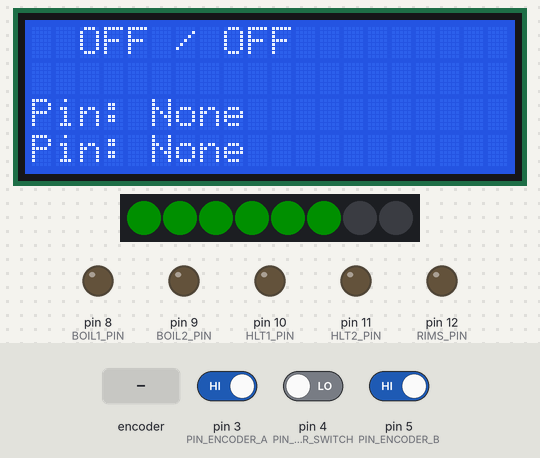
This sketch was run on a simulated Arduino Uno, built with avr-gcc and run on an emulated ATmega328P. Parts: 20×4 character LCD, 8 RGB LEDs in strip order, left to right, output pins drawn as LEDs (lit = HIGH). The inputs (shaded band) are chosen by the test bench; at power-on: pin 4 (PIN_ENCODER_SWITCH) LOW, pin 3 (PIN_ENCODER_A) HIGH, pin 5 (PIN_ENCODER_B) HIGH. Dim RGB values are drawn brighter than linear.

Above: at 1.8 s.
1.9 s: rotary encoder on pin 3 (PIN_ENCODER_A) / pin 5 (PIN_ENCODER_B) turned 3 steps (first pin leading)
At 2.51 s:
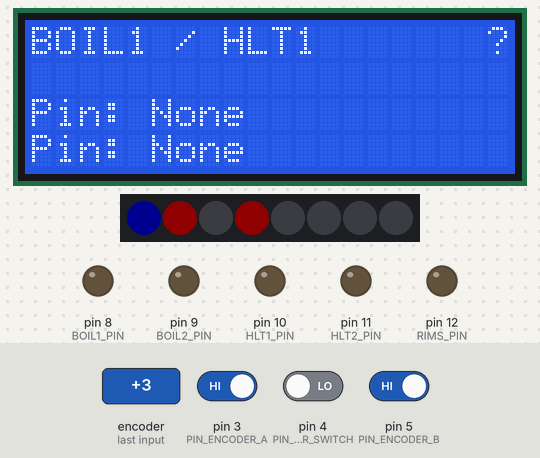
4.0 s: pin 4 (PIN_ENCODER_SWITCH) driven HIGH
At 5.2 s:
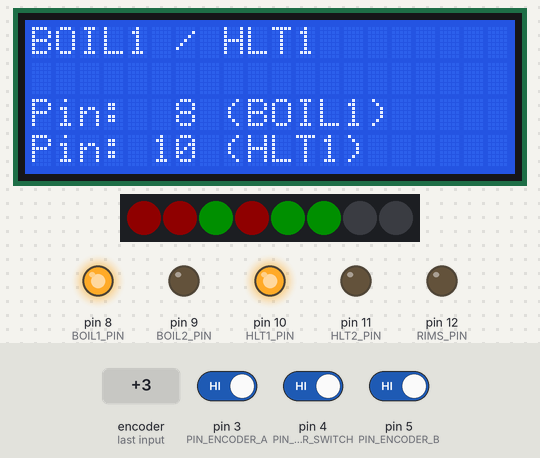
5.7 s: rotary encoder on pin 3 (PIN_ENCODER_A) / pin 5 (PIN_ENCODER_B) turned 1 step (first pin leading)
At 7.1 s:
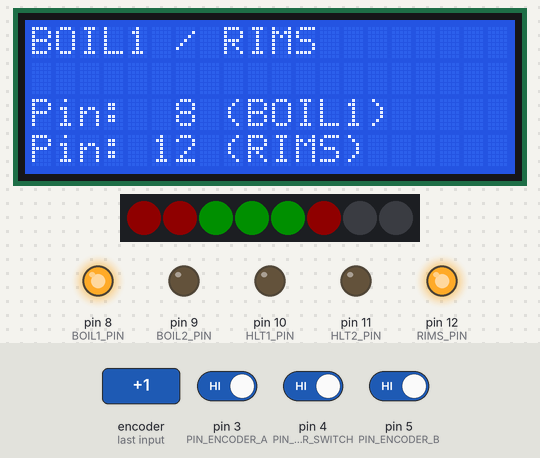
7.4 s: rotary encoder on pin 3 (PIN_ENCODER_A) / pin 5 (PIN_ENCODER_B) turned 1 step (first pin leading)
At 8.7 s:
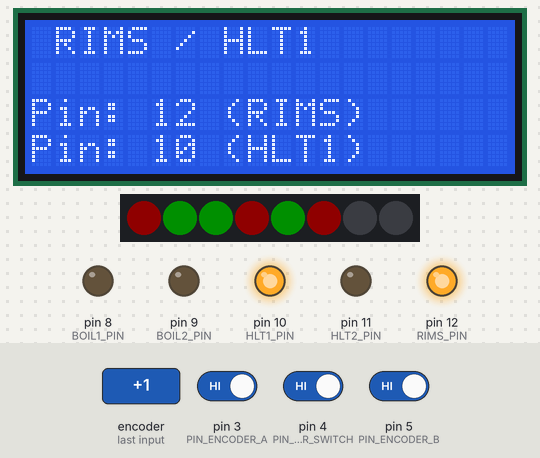
9.1 s: rotary encoder on pin 3 (PIN_ENCODER_A) / pin 5 (PIN_ENCODER_B) turned 1 step (first pin leading)
At 10.0 s:
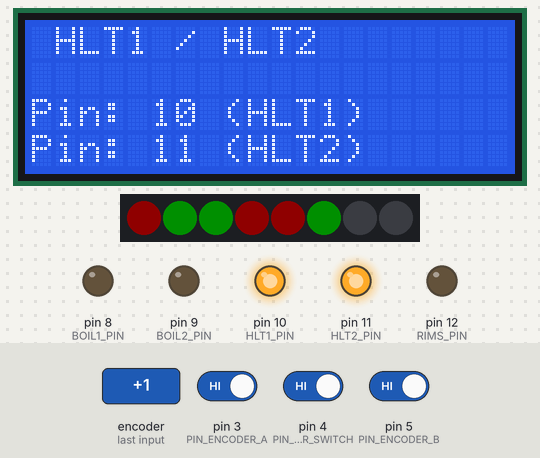
10.8 s: rotary encoder on pin 3 (PIN_ENCODER_A) / pin 5 (PIN_ENCODER_B) turned 2 steps (second pin leading)
At 12.4 s:
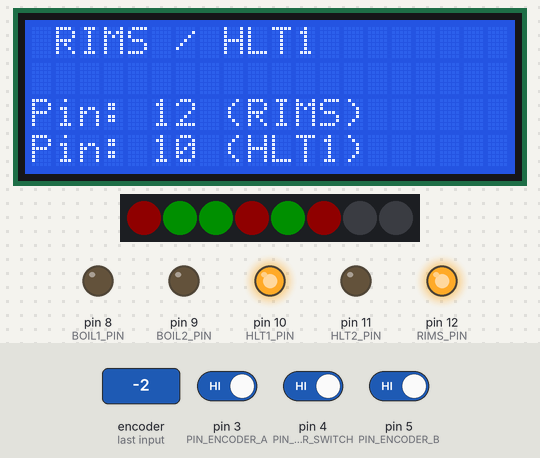
Timing chart, 0 to 13.7 s (numbered marks = the images above; inputs shaded):
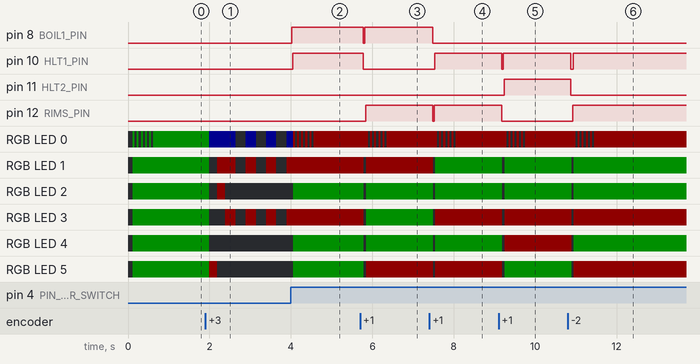

Measured:
- after the input at 1.9 s, RGB LED 0: RGB(0, 15, 0) → RGB(0, 0, 15) after 0.09 s, then repeats every 0.50 s: off 0.25 s, RGB(0, 0, 15) 0.25 s; RGB LED 1: RGB(0, 15, 0) → off after 0.09 s, → RGB(15, 0, 0) 0.20 s later, → off 0.45 s later, → RGB(15, 0, 0) 0.25 s later, … (8 changes in this stretch)
- after the input at 4.0 s, pin 8 (BOIL1_PIN), pin 10 (HLT1_PIN): LOW → HIGH at once; the display: changes after 0.05 s (image 2)
- after the input at 5.7 s, pin 8 (BOIL1_PIN): HIGH → LOW after 0.08 s, → HIGH 0.04 s later; pin 10 (HLT1_PIN): HIGH → LOW after 0.08 s
- after the input at 7.4 s, pin 8 (BOIL1_PIN): HIGH → LOW after 0.08 s; pin 10 (HLT1_PIN): LOW → HIGH after 0.13 s
- after the input at 9.1 s, pin 10 (HLT1_PIN): HIGH → LOW after 0.08 s, → HIGH 0.04 s later; pin 11 (HLT2_PIN): LOW → HIGH after 0.13 s
- after the input at 10.8 s, pin 10 (HLT1_PIN): HIGH → LOW after 0.08 s, → HIGH 0.06 s later; pin 11 (HLT2_PIN): HIGH → LOW after 0.08 s

The sketch:

element-control.ino
```cpp
// (licence header left out)
// ---------------------------------------------------------------------------------- lifted code

#include <Wire.h>
#include <LiquidCrystal_I2C.h>
#include <Adafruit_NeoPixel.h>

static uint8_t enc_prev_pos   = 0;
static uint8_t enc_flags      = 0;
static char    sw_was_pressed = 0;

LiquidCrystal_I2C lcd(0x27,20,4);

#define PIN_ENCODER_A         3
#define PIN_ENCODER_B         5
#define TRINKET_PINx          PIND
#define PIN_ENCODER_SWITCH    4     // active high, use 4.7K pull-down

// ---------------------------------------------------------------------------------- RGB led management

#define NEO_PIN               6
#define NEO_NUMPIXELS         8     // indicator, 5 x element, 2 x pump
#define NEO_PIXEL_BRIGHTNESS  15    // 0-255
#define NEO_MAIN_LED_OFFSET   0

//   NEO_KHZ800  800 KHz bitstream (most NeoPixel products w/WS2812 LEDs)
//   NEO_KHZ400  400 KHz (classic 'v1' (not v2) FLORA pixels, WS2811 drivers)
//   NEO_GRB     Pixels are wired for GRB bitstream (most NeoPixel products)
//   NEO_RGB     Pixels are wired for RGB bitstream (v1 FLORA pixels, not v2)
//   NEO_RGBW    Pixels are wired for RGBW bitstream (NeoPixel RGBW products)
Adafruit_NeoPixel pixels = Adafruit_NeoPixel(NEO_NUMPIXELS, NEO_PIN, NEO_GRB + NEO_KHZ400);

// pre-calculate colors
static uint32_t neo_color_off     = pixels.Color(0, 0, 0);
static uint32_t neo_color_red     = pixels.Color(NEO_PIXEL_BRIGHTNESS, 0, 0);
static uint32_t neo_color_yellow  = pixels.Color(NEO_PIXEL_BRIGHTNESS, NEO_PIXEL_BRIGHTNESS, 0);
static uint32_t neo_color_green   = pixels.Color(0, NEO_PIXEL_BRIGHTNESS, 0);
static uint32_t neo_color_blue    = pixels.Color(0, 0, NEO_PIXEL_BRIGHTNESS);

// ---------------------------------------------------------------------------------- declarations


/*
 * The ulimate goal here is to choose which 2 out of 5 heating
 * elements to run.  This is necessary because we'll be running
 * a 50 amp circuit with nearly 100 amps worth of elements in
 * the system.  This pins will go to a relay board and open
 * and close the low voltage line running from the PID to the SSR.
 */
#define OFF_PIN                       -1
#define BOIL1_PIN                     8
#define BOIL2_PIN                     9
#define HLT1_PIN                      10
#define HLT2_PIN                      11
#define RIMS_PIN                      12
#define MAX_ELEMENT_PIN               RIMS_PIN
#define MAX_ELEMENT_LABEL_SIZE        6

#define ELEMENT_COUNT                 5
#define OFF_LED_OFFSET                -1
#define BOIL1_LED_OFFSET              1
#define BOIL2_LED_OFFSET              2
#define HLT1_LED_OFFSET               3
#define HLT2_LED_OFFSET               4
#define RIMS_LED_OFFSET               5

#define ELEMENT_OFF                   LOW
#define ELEMENT_ON                    HIGH

#define ELEMENT_CONFIGURATION_COUNT   7

#define UI_MODE_RUNNING               0
#define UI_MODE_CHOOSING              1
#define UI_MODE_TIMEOUT               8000 //ms
#define UI_MODE_TOGGLE_TIME           250  //ms

static char element_configuration_labels[ELEMENT_CONFIGURATION_COUNT][20];

static int element_configuration_pins[ELEMENT_CONFIGURATION_COUNT][2] = {
  {   OFF_PIN,   OFF_PIN },
  {  RIMS_PIN,   OFF_PIN },
  { BOIL1_PIN, BOIL2_PIN },
  { BOIL1_PIN,  HLT1_PIN },
  { BOIL1_PIN,  RIMS_PIN },
  {  RIMS_PIN,  HLT1_PIN },
  {  HLT1_PIN,  HLT2_PIN }
};

static int element_configuration_led_offsets[ELEMENT_CONFIGURATION_COUNT][2] = {
  {   OFF_LED_OFFSET,   OFF_LED_OFFSET },
  {  RIMS_LED_OFFSET,   OFF_LED_OFFSET },
  { BOIL1_LED_OFFSET, BOIL2_LED_OFFSET },
  { BOIL1_LED_OFFSET,  HLT1_LED_OFFSET },
  { BOIL1_LED_OFFSET,  RIMS_LED_OFFSET },
  {  RIMS_LED_OFFSET,  HLT1_LED_OFFSET },
  {  HLT1_LED_OFFSET,  HLT2_LED_OFFSET }
};

static int element_pins[ELEMENT_COUNT] = { BOIL1_PIN, BOIL2_PIN, HLT1_PIN, HLT2_PIN, RIMS_PIN };
static int element_leds[ELEMENT_COUNT] = { BOIL1_LED_OFFSET, BOIL2_LED_OFFSET, HLT1_LED_OFFSET, HLT2_LED_OFFSET, RIMS_LED_OFFSET };

static char * element_names_by_pin[MAX_ELEMENT_PIN + 1];

/*
 * These variables will house the state for managing the configuration
 */

static int proposed_element_configuration = 0;
static int actual_element_configuration = proposed_element_configuration;
static int last_requested_proposed_configuration = -1;
static int last_requested_actual_configuration = -1;
static int ui_mode = UI_MODE_RUNNING;
static bool ui_mode_indicator = false;
static unsigned long ui_last_choosing_mode_started_at = 0;
static unsigned long ui_last_choosing_indicator_toggled_at = 0;

// ---------------------------------------------------------------------------------- setup

void setup()
{
  // set element pins to output and off
  for (int i = 0; i < ELEMENT_COUNT; i++) {
    pinMode(element_pins[i], OUTPUT);
    digitalWrite(element_pins[i], ELEMENT_OFF);
  }

  // allocate strings for the element mode labels
  strcpy((char *) &element_configuration_labels[0], "  OFF / OFF  ");
  strcpy((char *) &element_configuration_labels[1], " RIMS / OFF  ");
  strcpy((char *) &element_configuration_labels[2], "BOIL1 / BOIL2");
  strcpy((char *) &element_configuration_labels[3], "BOIL1 / HLT1 ");
  strcpy((char *) &element_configuration_labels[4], "BOIL1 / RIMS ");
  strcpy((char *) &element_configuration_labels[5], " RIMS / HLT1 ");
  strcpy((char *) &element_configuration_labels[6], " HLT1 / HLT2 ");

  element_names_by_pin[BOIL1_PIN] = (char *) malloc(MAX_ELEMENT_LABEL_SIZE * sizeof(char));
  element_names_by_pin[BOIL2_PIN] = (char *) malloc(MAX_ELEMENT_LABEL_SIZE * sizeof(char));
  element_names_by_pin[HLT1_PIN]  = (char *) malloc(MAX_ELEMENT_LABEL_SIZE * sizeof(char));
  element_names_by_pin[HLT2_PIN]  = (char *) malloc(MAX_ELEMENT_LABEL_SIZE * sizeof(char));
  element_names_by_pin[RIMS_PIN]  = (char *) malloc(MAX_ELEMENT_LABEL_SIZE * sizeof(char));

  strcpy(element_names_by_pin[BOIL1_PIN], "BOIL1");
  strcpy(element_names_by_pin[BOIL2_PIN], "BOIL2");
  strcpy(element_names_by_pin[HLT1_PIN], "HLT1");
  strcpy(element_names_by_pin[HLT2_PIN], "HLT2");
  strcpy(element_names_by_pin[RIMS_PIN], "RIMS");

  // ready the rotary encoder pins
  pinMode(PIN_ENCODER_A, INPUT_PULLUP);
  pinMode(PIN_ENCODER_B, INPUT_PULLUP);

  // ready the encoder push button switch (active high, uses pull-down)
  pinMode(PIN_ENCODER_SWITCH, INPUT);

  // get an initial reading on the encoder pins
  if (digitalRead(PIN_ENCODER_A) == LOW) {
    enc_prev_pos |= (1 << 0);
  }
  if (digitalRead(PIN_ENCODER_B) == LOW) {
    enc_prev_pos |= (1 << 1);
  }

  lcd.init();
  lcd.clear();
  lcd.backlight();
  pixels.begin();

  begin_running(true);
}

// ---------------------------------------------------------------------------------- loop

void loop()
{
  /*
   * If in choosing mode, we need to check for timeout (the user must press the confirm button)
   * and if reached, restore the UI to running mode with no changes.  If timeout not yet reached,
   * the flashing action of the LEDs needs to be maintained.
   *
   * If in running mode, no need to do anything special.
   */
  if (ui_mode == UI_MODE_CHOOSING) {
    if (millis() - ui_last_choosing_mode_started_at > UI_MODE_TIMEOUT) {
      proposed_element_configuration = actual_element_configuration;
      begin_running(false);
    } else {
      if (millis() - ui_last_choosing_indicator_toggled_at > UI_MODE_TOGGLE_TIME) {
        toggle_choosing_indicator();
      }
    }
  }

  /*
   * Most of the code here came from the example at:
   *    https://learn.adafruit.com/pro-trinket-rotary-encoder/example-rotary-encoder-volume-control
   *
   * The notable exceptions are that:
   *    -- enc_action is consulted to see if the rotary encoder was turned
   *    -- the encoder push switch is consulted to see if a new setting was confirmed
   */

  int8_t enc_action = 0; // 1 or -1 if moved, sign is direction

  // note: for better performance, the code will use
  // direct port access techniques
  // http://www.arduino.cc/en/Reference/PortManipulation
  uint8_t enc_cur_pos = 0;
  // read in the encoder state first
  if (bit_is_clear(TRINKET_PINx, PIN_ENCODER_A)) {
    enc_cur_pos |= (1 << 0);
  }
  if (bit_is_clear(TRINKET_PINx, PIN_ENCODER_B)) {
    enc_cur_pos |= (1 << 1);
  }

  // if any rotation at all
  if (enc_cur_pos != enc_prev_pos)
  {
    if (enc_prev_pos == 0x00)
    {
      // this is the first edge
      if (enc_cur_pos == 0x01) {
        enc_flags |= (1 << 0);
      }
      else if (enc_cur_pos == 0x02) {
        enc_flags |= (1 << 1);
      }
    }

    if (enc_cur_pos == 0x03)
    {
      // this is when the encoder is in the middle of a "step"
      enc_flags |= (1 << 4);
    }
    else if (enc_cur_pos == 0x00)
    {
      // this is the final edge
      if (enc_prev_pos == 0x02) {
        enc_flags |= (1 << 2);
      }
      else if (enc_prev_pos == 0x01) {
        enc_flags |= (1 << 3);
      }

      // check the first and last edge
      // or maybe one edge is missing, if missing then require the middle state
      // this will reject bounces and false movements
      if (bit_is_set(enc_flags, 0) && (bit_is_set(enc_flags, 2) || bit_is_set(enc_flags, 4))) {
        enc_action = 1;
      }
      else if (bit_is_set(enc_flags, 2) && (bit_is_set(enc_flags, 0) || bit_is_set(enc_flags, 4))) {
        enc_action = 1;
      }
      else if (bit_is_set(enc_flags, 1) && (bit_is_set(enc_flags, 3) || bit_is_set(enc_flags, 4))) {
        enc_action = -1;
      }
      else if (bit_is_set(enc_flags, 3) && (bit_is_set(enc_flags, 1) || bit_is_set(enc_flags, 4))) {
        enc_action = -1;
      }

      enc_flags = 0; // reset for next time
    }
  }

  enc_prev_pos = enc_cur_pos;

  if (enc_action > 0) {
    // turned to the right
    if (proposed_element_configuration < 6) {
      proposed_element_configuration++;
      begin_choosing();
    }
  }
  else if (enc_action < 0) {
    // turned to the left
    if (proposed_element_configuration > 0) {
      proposed_element_configuration--;
      begin_choosing();
    }
  }

  if (digitalRead(PIN_ENCODER_SWITCH) == 1)
  {
    if (sw_was_pressed != 1) // only on initial press, so the keystroke is not repeated while the button is held down
    {
      delay(5); // debounce delay
      if (ui_mode == UI_MODE_CHOOSING) {

        /*
         * The user has confirmed an entry by pressing the encoder's knob.  If the confirmed value is different
         * then change the value and indicate the change in the UI.
         */

        bool is_changing = actual_element_configuration != proposed_element_configuration;
        actual_element_configuration = proposed_element_configuration;
        begin_running(is_changing);
        delay(50);
      }
    }
  }
  else
  {
    if (sw_was_pressed != 0) {
      delay(5); // debounce delay
      sw_was_pressed = 0;
    }
  }
}

// ---------------------------------------------------------------------------------- support

void toggle_choosing_indicator() {
  ui_last_choosing_indicator_toggled_at = millis();
  ui_mode_indicator = !ui_mode_indicator;
  if (ui_mode_indicator) {
    neo_main_led_blue();
    set_indicator("?");
    neo_elements_proposed();
  } else {
    set_indicator(" ");
    neo_elements_off();
    neo_main_led_off();
  }
}

void sync_proposed_configuration_lcd() {
  if (last_requested_proposed_configuration != proposed_element_configuration) {
    last_requested_proposed_configuration = proposed_element_configuration;
    lcd.setCursor(0,0);
    lcd.print(element_configuration_labels[proposed_element_configuration]);
  }
}


void sync_actual_configration_to_relay_board() {
  all_off();
  for (int element_offset = 0; element_offset < 2; element_offset++) {
    fire_relay(element_offset);
  }
  neo_elements_running();
}

void fire_relay(int element_offset) {

  static char pin_label[21];
  int pin = element_configuration_pins[actual_element_configuration][element_offset];

  lcd.setCursor(0,element_offset+2);
  lcd.print("Pin: ");

  if (pin > 0) {
    digitalWrite(pin, ELEMENT_ON);
    sprintf((char*)&pin_label, "%2d (%s)  ", pin, element_names_by_pin[pin]);
    lcd.print(pin_label);
  } else {
    lcd.print("None        ");
  }
}

void all_off() {
  for (int i = 0; i < ELEMENT_COUNT; i++) {
    digitalWrite(element_pins[i], ELEMENT_OFF);
  }
  neo_elements_off();
}

void begin_running(bool is_changing) {

  ui_mode = UI_MODE_RUNNING;
  last_requested_proposed_configuration = -1;

  sync_proposed_configuration_lcd();
  set_indicator(" ");
  sync_actual_configration_to_relay_board();

  if (is_changing) {
    for (int i = 0; i < 5; i++) {
      main_led_running();
      delay(50);
      neo_main_led_off();
      delay(50);
    }
  }

  main_led_running();
}

void begin_choosing() {
  all_off();
  ui_last_choosing_indicator_toggled_at = 0;
  ui_mode_indicator = false;
  ui_mode = UI_MODE_CHOOSING;
  ui_last_choosing_mode_started_at = millis();
  sync_proposed_configuration_lcd();
}

void set_indicator(const char *value) {
  lcd.setCursor(19,0);
  lcd.print(value);
}

void neo_led_apply_deferred(int offset, uint32_t color) {
  if (offset >= 0) {
    pixels.setPixelColor(offset, color);
  }
}

void neo_led_apply_all_elements_deferred(uint32_t color) {
  for (int i = 0; i < ELEMENT_COUNT; i++) {
    neo_led_apply_deferred(element_leds[i], color);
  }
}

void neo_show() {
  pixels.show();
}

void neo_led_apply(int offset, uint32_t color) {
  neo_led_apply_deferred(offset, color);
  neo_show();
}

void main_led_running() {
  if (actual_element_configuration == 0) {
    neo_main_led_green();
  } else {
    neo_main_led_red();
  }
}

void neo_elements_off() {
  neo_led_apply_all_elements_deferred(neo_color_off);
  neo_show();
}

void neo_elements_running() {
  neo_elements_apply_configuration(actual_element_configuration, neo_color_green, neo_color_red, neo_color_green);
}

void neo_elements_proposed() {
  neo_elements_apply_configuration(proposed_element_configuration, neo_color_off, neo_color_red, neo_color_green);
}

void neo_elements_apply_configuration(int configuration, uint32_t off_color, uint32_t on_color, uint32_t config_zero_color) {

  neo_led_apply_all_elements_deferred(configuration == 0 ? config_zero_color : off_color);

  if (configuration > 0) {
    neo_led_apply_deferred(element_configuration_led_offsets[configuration][0], on_color);
    neo_led_apply_deferred(element_configuration_led_offsets[configuration][1], on_color);
  }

  neo_show();
}

void neo_main_led_apply(uint32_t color) {
  neo_led_apply(NEO_MAIN_LED_OFFSET, color);
}

void neo_main_led_blue() {
  neo_main_led_apply(neo_color_blue);
}

void neo_main_led_red() {
  neo_main_led_apply(neo_color_red);
}

void neo_main_led_green() {
  neo_main_led_apply(neo_color_green);
}

void neo_main_led_yellow() {
  neo_main_led_apply(neo_color_yellow);
}

void neo_main_led_off() {
  neo_main_led_apply(neo_color_off);
}
```
